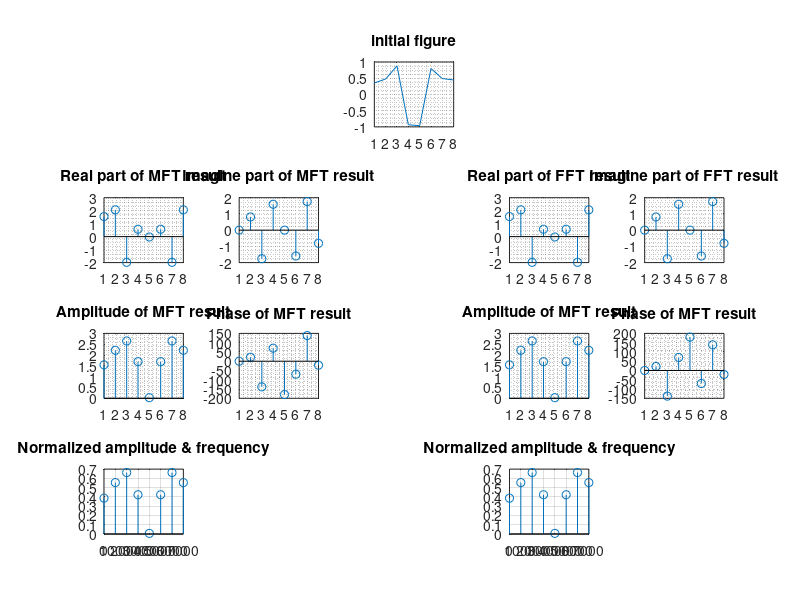

Source code (MATLAB):
clear;

fs = 8000;
ts = 0 : 1/fs : 0.001-1/fs;
N = length(ts);

x = sin(2*pi*1700*ts) + 0.5*sin(2*pi*3150*ts+3*pi/4);

figure('units','normalized','outerposition',[0 0 1 1]);

subplot(4,5,3);
plot(x); grid minor;
title('initial figure');

% Manual FT
X_mft = zeros(N,1);

for m = 1:N
    for n = 1:N
        X_mft(m) = X_mft(m)+...
            x(n)*(cos(2*pi*(n-1)*(m-1)/N)...
            -1i*sin(2*pi*(n-1)*(m-1)/N));
    end
end

subplot(4,5,6);
stem(real(X_mft)); grid minor;
title('Real part of MFT result');

subplot(4,5,7);
stem(imag(X_mft)); grid minor;
title('Imagine part of MFT result');

subplot(4,5,11);
stem(abs(X_mft)); grid minor;
title('Amplitude of MFT result');

subplot(4,5,12);
stem(angle(X_mft)*180/pi); grid minor;
title('Phase of MFT result');

Xm_mft = 2*abs(X_mft)/N;
F = (0:N-1)*fs/N;

subplot(4,5,16);
stem(F, Xm_mft); grid on;
title('Normalized amplitude & frequency');

% Fast FT
X_fft = zeros(N,1);

X_fft = fft(x);

subplot(4,5,9);
stem(real(X_fft)); grid minor;
title('Real part of FFT result');

subplot(4,5,10);
stem(imag(X_fft)); grid minor;
title('Imagine part of FFT result');

subplot(4,5,14);
stem(abs(X_fft)); grid minor;
title('Amplitude of MFT result');

subplot(4,5,15);
stem(angle(X_fft)*180/pi); grid minor;
title('Phase of MFT result');

Xm_fft = 2*abs(X_fft)/N;
F = (0:N-1)*fs/N;

subplot(4,5,19);
stem(F, Xm_fft); grid on;
title('Normalized amplitude & frequency');